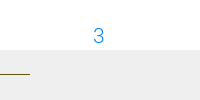
             <widget class="QFrame" name="frame_10">
              <property name="frameShape">
               <enum>QFrame::NoFrame</enum>
              </property>
              <property name="frameShadow">
               <enum>QFrame::Raised</enum>
              </property>
              <layout class="QVBoxLayout" name="verticalLayout_4">
               <property name="spacing">
                <number>0</number>
               </property>
               <property name="leftMargin">
                <number>0</number>
               </property>
               <property name="topMargin">
                <number>0</number>
               </property>
               <property name="rightMargin">
                <number>0</number>
               </property>
               <property name="bottomMargin">
                <number>0</number>
               </property>
               <item>
                <widget class="QSpinBox" name="repeatPublicationsDayField">
                 <property name="sizePolicy">
                  <sizepolicy hsizetype="Preferred" vsizetype="Preferred">
                   <horstretch>0</horstretch>
                   <verstretch>0</verstretch>
                  </sizepolicy>
                 </property>
                 <property name="minimumSize">
                  <size>
                   <width>21</width>
                   <height>14</height>
                  </size>
                 </property>
                 <property name="maximumSize">
                  <size>
                   <width>16777215</width>
                   <height>16777215</height>
                  </size>
                 </property>
                 <property name="font">
                  <font>
                   <family>Roboto Light</family>
                   <pointsize>-1</pointsize>
                   <weight>50</weight>
                   <bold>false</bold>
                   <underline>false</underline>
                  </font>
                 </property>
                 <property name="autoFillBackground">
                  <bool>false</bool>
                 </property>
                 <property name="styleSheet">
                  <string notr="true">QAbstractSpinBox {
    color: #0087fc;
font-size: 21px;
    font-family: &quot;Roboto Light&quot;;
}</string>
                 </property>
                 <property name="frame">
                  <bool>false</bool>
                 </property>
                 <property name="alignment">
                  <set>Qt::AlignBottom|Qt::AlignHCenter</set>
                 </property>
                 <property name="buttonSymbols">
                  <enum>QAbstractSpinBox::NoButtons</enum>
                 </property>
                 <property name="accelerated">
                  <bool>false</bool>
                 </property>
                 <property name="keyboardTracking">
                  <bool>true</bool>
                 </property>
                 <property name="maximum">
                  <number>100000</number>
                 </property>
                 <property name="value">
                  <number>3</number>
                 </property>
                </widget>
               </item>
               <item>
                <widget class="QFrame" name="frame_11">
                 <property name="maximumSize">
                  <size>
                   <width>30</width>
                   <height>16777215</height>
                  </size>
                 </property>
                 <property name="frameShape">
                  <enum>QFrame::NoFrame</enum>
                 </property>
                 <property name="frameShadow">
                  <enum>QFrame::Raised</enum>
                 </property>
                 <layout class="QHBoxLayout" name="horizontalLayout_9">
                  <property name="spacing">
                   <number>0</number>
                  </property>
                  <property name="leftMargin">
                   <number>0</number>
                  </property>
                  <property name="topMargin">
                   <number>0</number>
                  </property>
                  <property name="rightMargin">
                   <number>0</number>
                  </property>
                  <property name="bottomMargin">
                   <number>0</number>
                  </property>
                  <item>
                   <widget class="Line" name="line_2">
                    <property name="maximumSize">
                     <size>
                      <width>30</width>
                      <height>16777215</height>
                     </size>
                    </property>
                    <property name="autoFillBackground">
                     <bool>false</bool>
                    </property>
                    <property name="styleSheet">
                     <string notr="true">color: #62560E</string>
                    </property>
                    <property name="frameShadow">
                     <enum>QFrame::Plain</enum>
                    </property>
                    <property name="orientation">
                     <enum>Qt::Horizontal</enum>
                    </property>
                   </widget>
                  </item>
                 </layout>
                </widget>
               </item>
              </layout>
             </widget>
